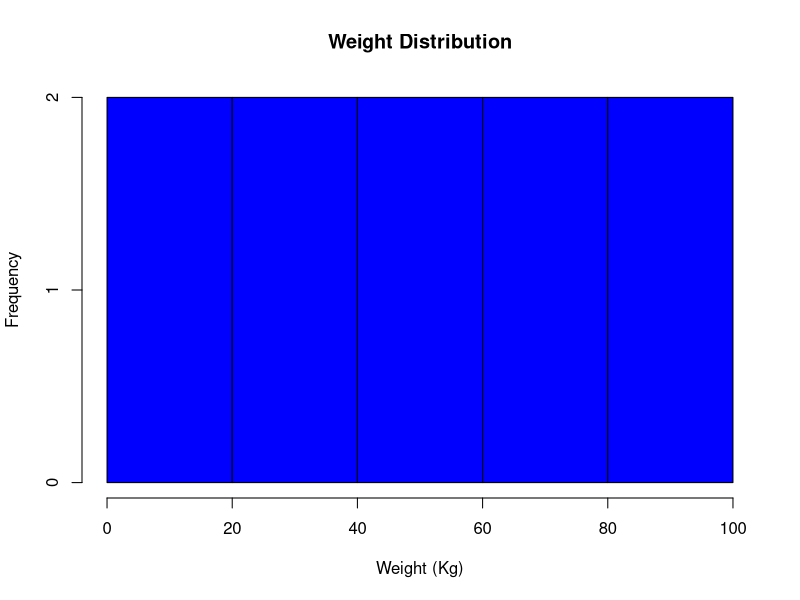
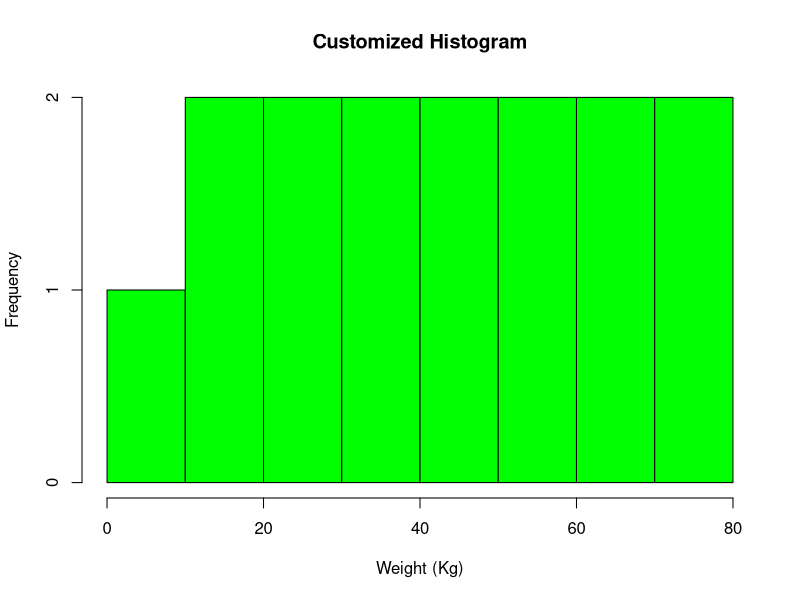
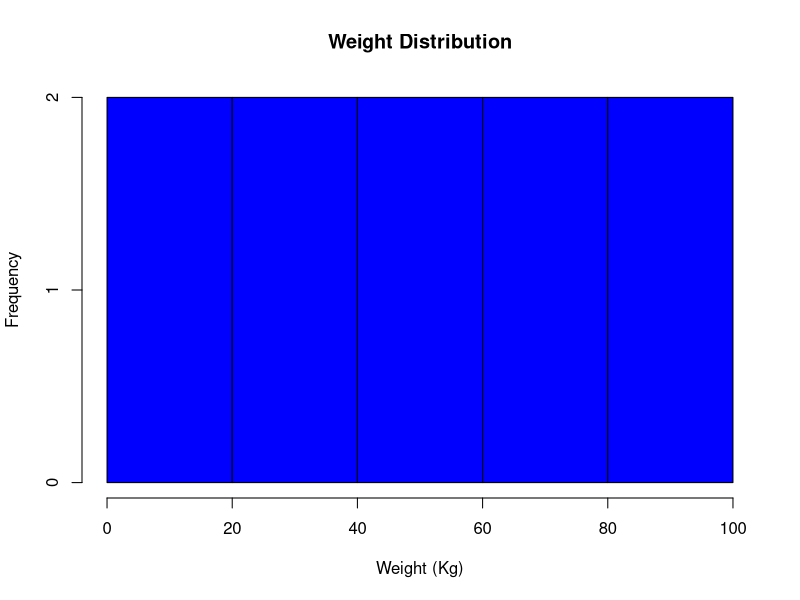
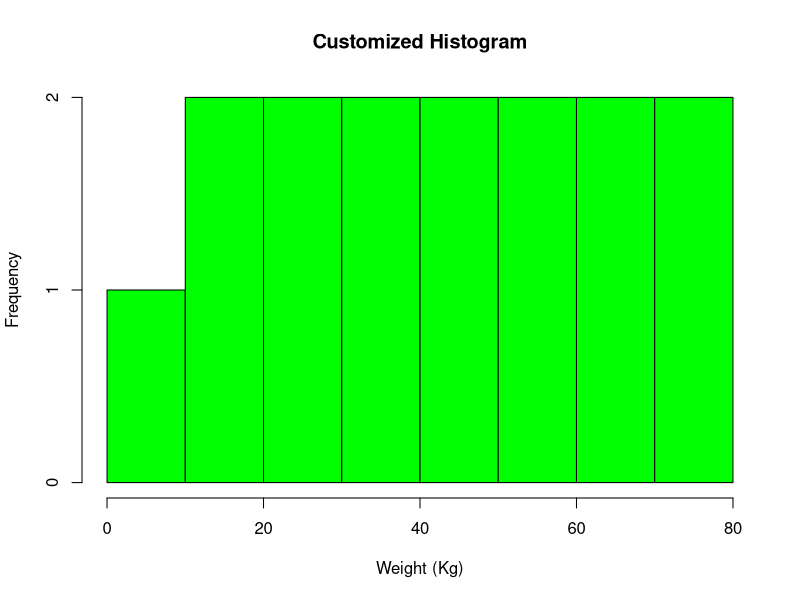
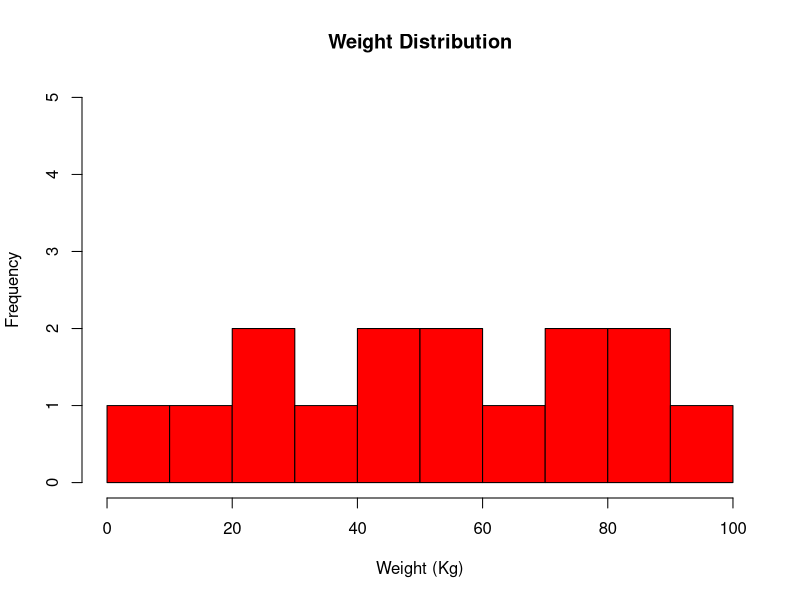
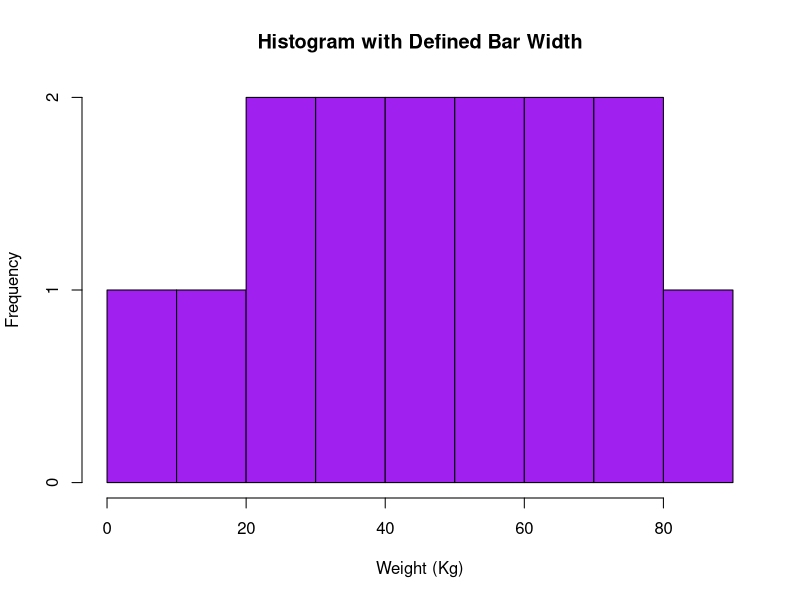

The R source for these figures, in order:
## ---- chunk 1
knitr::opts_chunk$set(echo = TRUE)
## ---- chunk 2
# Sample Data
weights <- c(10, 20, 30, 40, 50, 60, 70, 80, 90, 100)
# Creating Histogram
hist(weights, main = "Weight Distribution", xlab = "Weight (Kg)", col = "blue")

## ---- chunk 3
# Sample Data
weights <- c(5, 12, 19, 25, 30, 35, 40, 45, 50, 55, 60, 65, 70, 75, 80)
# Creating Histogram with Custom Bins
hist(weights, breaks = 7, main = "Customized Histogram", xlab = "Weight (Kg)", col =
"green", border = "black")
## ---- chunk 4
# Sample Data
weights <- c(10, 20, 30, 40, 50, 60, 70, 80, 90, 100)
# Creating Histogram
hist(weights, main = "Weight Distribution", xlab = "Weight (Kg)", col = "blue")
## ---- chunk 5
# Sample Data
weights <- c(5, 12, 19, 25, 30, 35, 40, 45, 50, 55, 60, 65, 70, 75, 80)
# Creating Histogram with Custom Bins
hist(weights, breaks = 7, main = "Customized Histogram", xlab = "Weight (Kg)", 
     col ="green", border = "black")
## ---- chunk 6
# Sample Data
weights <- c(8, 15, 22, 29, 35, 41, 47, 53, 59, 65, 71, 77, 83, 89, 95)
# Creating Histogram with Axis Customization
hist(weights, breaks = seq(0, 100, by = 10),
     main = "Weight Distribution",
     xlab = "Weight (Kg)",
     col = "red",
     xlim = c(0, 100),
     ylim = c(0, 5),
     border = "black")
## ---- chunk 7
# Sample Data
weights <- c(9, 14, 21, 26, 32, 37, 42, 48, 53, 58, 63, 69, 74, 79, 85)
# Creating Histogram with Defined Bar Width
hist(weights, breaks = seq(0, 90, by = 10),
main = "Histogram with Defined Bar Width",
xlab = "Weight (Kg)",
col = "purple",
border = "black")
